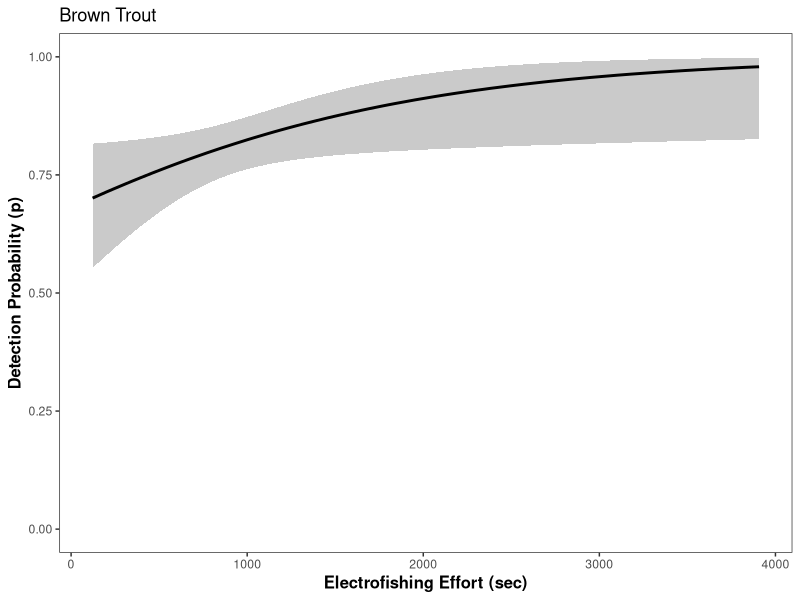
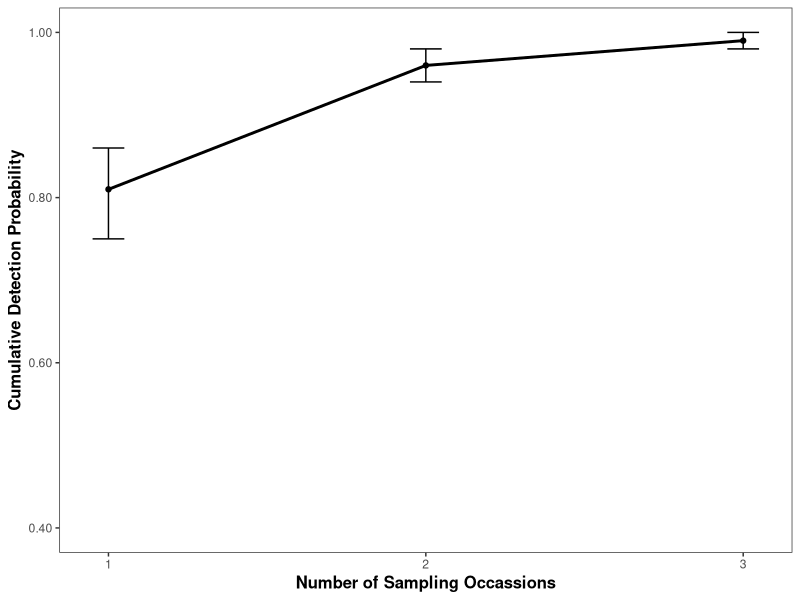
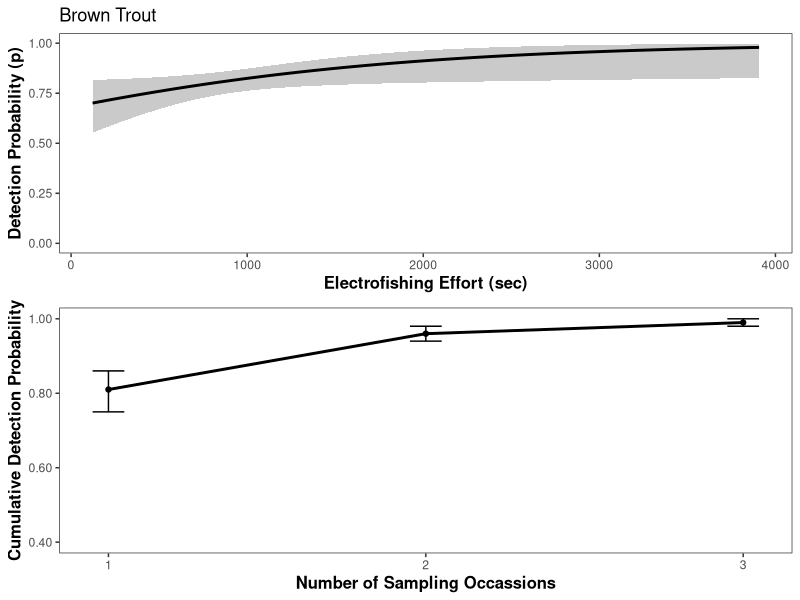
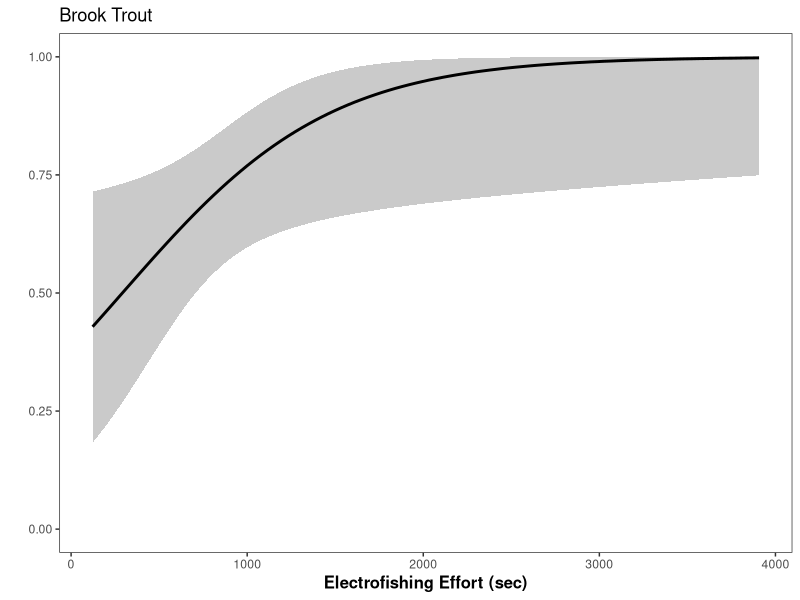
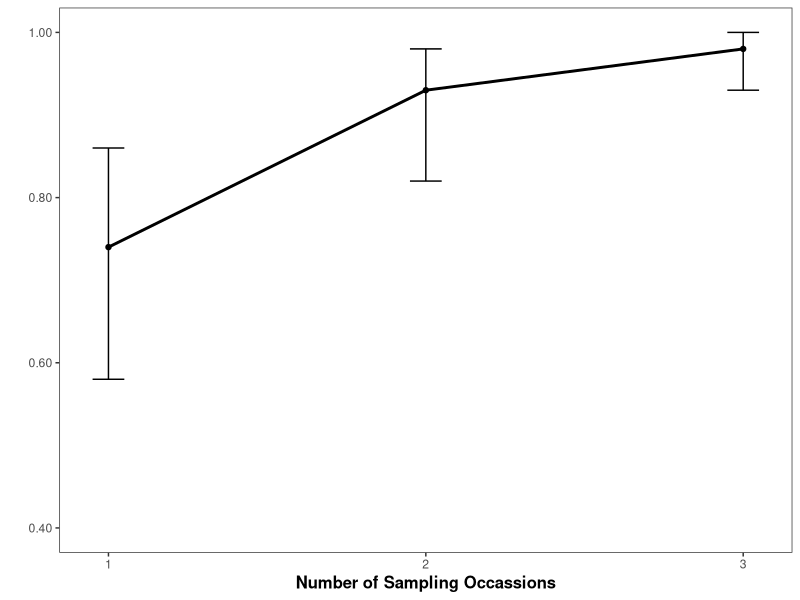
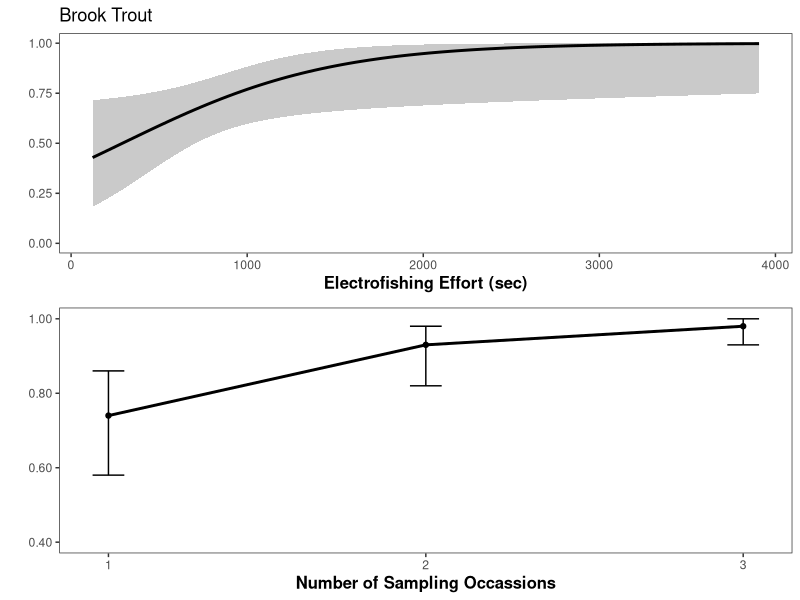
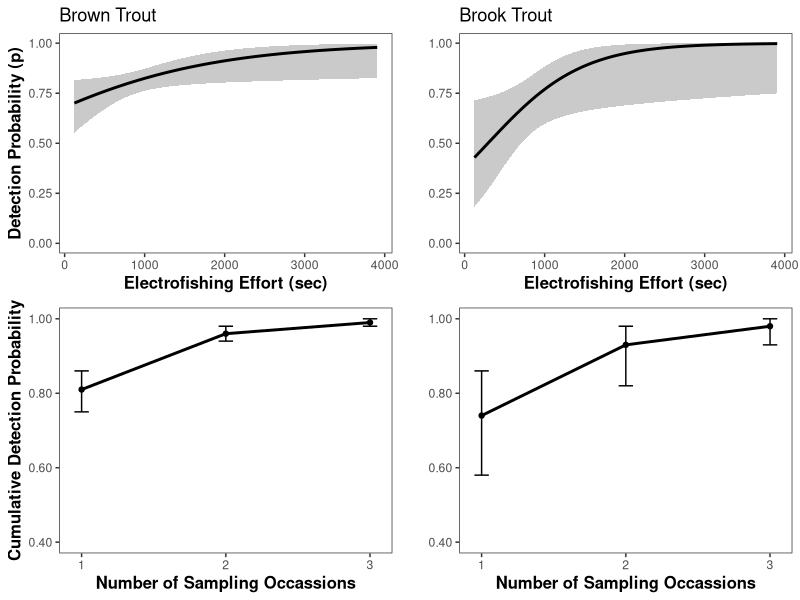
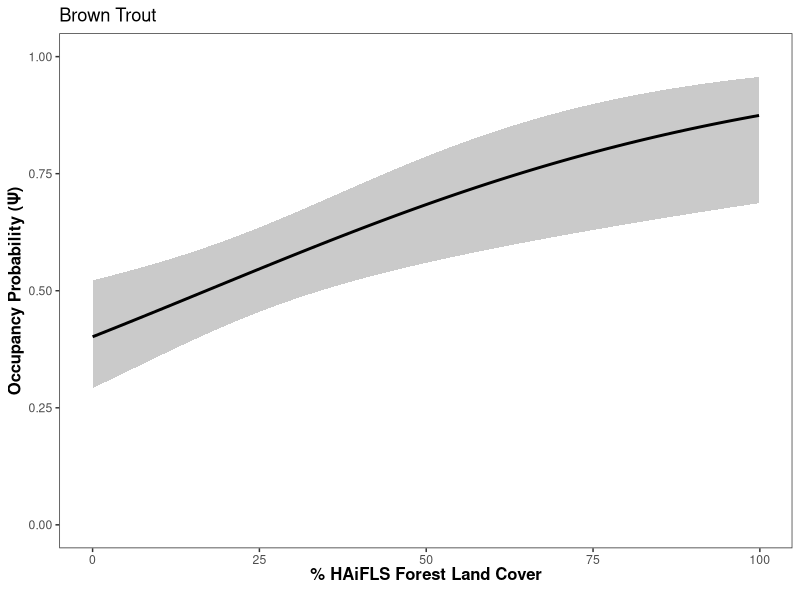

Write R code to recreate these figures, in order. (Note: this script raises an error after producing the figures.)
## occupancy graphics 

library(tidyverse)
library(cowplot)

#Brown Trout Detection Probability
effort.preds <- read.csv("Data/Thesis/BRT_p_effort_preds.csv", header = T)

brt.p <- ggplot(data=effort.preds, aes(x=Effort_sec))+
  geom_ribbon(aes(ymin=lcl, ymax=ucl), fill="grey70", alpha=0.7)+
  geom_line(aes(y=estimate), size=1, color="black")+
  labs(x="Electrofishing Effort (sec)",
       y="Detection Probability (p)")+
  scale_y_continuous(limits = c(0,1), breaks = c(0.00,0.25,0.50,0.75,1.00), labels = c("0.00","0.25","0.50","0.75","1.00"))+
  theme_bw()+
  theme(panel.grid = element_blank())+
  theme(axis.title = element_text(face = "bold", size = 12))+
  ggtitle("Brown Trout")
brt.p

#Brown Trout Cumulative Detection Probability
brt_cdp <- data.frame(reach = 1:3, p = c(0.81,0.96,0.99), lcl = c(0.75,0.94,0.98),
                      ucl = c(0.86,0.98,1.00))

brt.cdp <- 
ggplot(data = brt_cdp, aes(x=reach))+
  geom_errorbar(aes(ymin=lcl, ymax=ucl), colour="black", width=.1) +
  geom_line(aes(y=p), size=1, color="black")+
  geom_point(aes(y=p))+
  labs(x="Number of Sampling Occassions",
       y="Cumulative Detection Probability")+
  scale_y_continuous(limits = c(0.4,1), breaks = c(0.40,0.60,0.80,1.00), labels = c("0.40","0.60","0.80","1.00"))+
  scale_x_continuous(breaks = c(1,2,3), labels = c("1","2","3"))+
  theme_bw()+
  theme(panel.grid = element_blank())+
  theme(axis.title = element_text(face = "bold", size = 12))
brt.cdp

#Brown Trout combination figure
brt.cow <- plot_grid(brt.p, brt.cdp, ncol = 1)
brt.cow

#-----

#Brook Trout Detection Probability
effort.bkt <- read.csv("Data/Thesis/Tidy/P_predictions_effort.csv", header = T)
names(effort.bkt)

bkt.p <- ggplot(data=effort.bkt, aes(x=Effort_sec))+
  geom_ribbon(aes(ymin=lcl, ymax=ucl), fill="grey70", alpha=0.7)+
  geom_line(aes(y=estimate), size=1, color="black")+
  labs(x="Electrofishing Effort (sec)",
       y="")+
  scale_y_continuous(limits = c(0,1), breaks = c(0.00,0.25,0.50,0.75,1.00), labels = c("0.00","0.25","0.50","0.75","1.00"))+
  theme_bw()+
  theme(panel.grid = element_blank())+
  theme(axis.title = element_text(face = "bold", size = 12))+
  ggtitle("Brook Trout")
bkt.p

#Brook Trout Cumulative Detection Probability
bkt_cdp <- data.frame(reach = 1:3, p = c(0.74,0.93,0.98), lcl = c(0.58,0.82,0.93),
                      ucl = c(0.86,0.98,1.00))

bkt.cdp <- 
  ggplot(data = bkt_cdp, aes(x=reach))+
  geom_errorbar(aes(ymin=lcl, ymax=ucl), colour="black", width=.1) +
  geom_line(aes(y=p), size=1, color="black")+
  geom_point(aes(y=p))+
  labs(x="Number of Sampling Occassions",
       y="")+
  scale_y_continuous(limits = c(0.4,1), breaks = c(0.40,0.60,0.80,1.00), labels = c("0.40","0.60","0.80","1.00"))+
  scale_x_continuous(breaks = c(1,2,3), labels = c("1","2","3"))+
  theme_bw()+
  theme(panel.grid = element_blank())+
  theme(axis.title = element_text(face = "bold", size = 12))
bkt.cdp

#Brook Trout combination figure
bkt.cow <- plot_grid(bkt.p, bkt.cdp, ncol = 1)
bkt.cow


#combination figure
dprob <- plot_grid(brt.cow, bkt.cow, ncol = 2)
dprob


# save final figure
ggsave("DetProb_4_16_2020.png",
       dpi = 600)





#-----
#Occupancy figures at the catchment-scale
#-----

#brown trout
###########################################################################
#predict across range of observed values (HAiFLS_for, Area_km2, Cross_Cat)
##########################################################################

#predictions of Psi for full range of HAiFLS_for and mean values of other covars
cat.for.preds <- read.csv("Data/Thesis/Tidy/BRT_cat_for_preds.csv", header = T)

ap <- 
  ggplot(data=cat.for.preds, aes(x=HAiFLS_for))+
  geom_ribbon(aes(ymin=lcl, ymax=ucl), fill="grey70", alpha=0.7)+
  geom_line(aes(y=estimate), size=1, color="black")+
  labs(x= "% HAiFLS Forest Land Cover",
       y="Occupancy Probability (Ψ)")+
  theme_bw()+
  theme(panel.grid = element_blank())+
  scale_y_continuous(limits = c(0.00,1.00),
                     breaks = c(0.00, 0.25, 0.50, 0.75, 1.00),
                     labels = c("0.00", "0.25", "0.50", "0.75", "1.00"))+
  theme(axis.title = element_text(size = 12, face = "bold"))+
  theme(axis.title.x = element_text(margin = margin(b = 6)))+
  ggtitle("Brown Trout")
ap



#predictions of Psi for full range of Area_km2 and mean values of other covars
cat.area.preds <- read.csv("Data/Thesis/Tidy/BRT_cat_area_preds.csv", header = T)

bp <- 
  ggplot(data=cat.area.preds, aes(x=Area_km2))+
  geom_ribbon(aes(ymin=lcl, ymax=ucl), fill="grey70", alpha=0.7)+
  geom_line(aes(y=estimate), size=1, color="black")+
  labs(x= bquote(bold('Upstream Catchment Area' ~(km^2))),
       y="Occupancy Probability (Ψ)")+
  theme_bw()+
  theme(panel.grid = element_blank())+
  scale_y_continuous(limits = c(0.00,1.00),
                     breaks = c(0.00, 0.25, 0.50, 0.75, 1.00),
                     labels = c("0.00", "0.25", "0.50", "0.75", "1.00"))+
  theme(axis.title = element_text(size = 12, face = "bold"))+
  theme(axis.title.x = element_text(margin = margin(b = 0.1)))
bp

brt_grid <- plot_grid(ap, bp, ncol = 1)
#-----

#brook trout
Psi.for_Cat <- read_csv("Data/Thesis/Tidy/BKT_Catchment_Model_Predictions.csv", col_names = T)

cp <- ggplot(data=Psi.for_Cat, aes(x=covdata))+
  geom_ribbon(aes(ymin=lcl, ymax=ucl), fill="grey70", alpha=0.7)+
  geom_line(aes(y=estimate), size=1, color="black")+
  labs(x="% HAiFLS Forest Land Cover",
       y="")+
  theme_bw()+
  theme(panel.grid = element_blank())+
  scale_y_continuous(limits = c(0,1),
                     breaks = c(0.00, 0.25, 0.50, 0.75, 1.00),
                     labels = c("0.00", "0.25", "0.50", "0.75", "1.00"))+
  theme(axis.title = element_text(size = 12, face = "bold"))+
  ggtitle("Brook Trout")


# save final figure
plot_grid(ap, cp, bp, ncol = 2)
ggsave("trout_psi_catchment_scale.png", dpi = 600)
###############################################################################
pred.temps <- read.csv("Data/Thesis/Tidy/Psi_predictions_avgT.csv", header=T)
pred.bare <- read.csv("Data/Thesis/Tidy/Psi_predictions_BrBnk.csv", header=T)
pred.pool <- read.csv("Data/Thesis/Tidy/Psi_predictions_pctpool.csv", header = T)


#Make ggplot for predicted occupancy probabilies 
Psi1 <- ggplot(data = pred.temps, aes(x=estimates.avgT))+
  geom_ribbon(aes(ymin=estimates.lcl, ymax=estimates.ucl), fill="grey70", alpha=0.7)+
  geom_line(aes(y=estimates.estimate), colour="black", size=1)+
  scale_y_continuous(limits = c(0,1), breaks = c(0.00,0.25,0.50,0.75,1.00))+
  labs(x="Average Summer Stream Temperature (°C)",
       y="Occupancy Probability (Ψ)")+
  theme_bw()+
  theme(axis.title = element_text(face = "bold", size = 12))+
  theme(panel.grid = element_blank())+
  theme(strip.text.x = element_text(size=10,face = "bold"))
Psi1


###############################################################################

Psi2 <- ggplot(data = pred.bare, aes(x=estimates.BrBnk))+
  geom_ribbon(aes(ymin=estimates.lcl, ymax=estimates.ucl), fill="grey70", alpha=0.7)+
  geom_line(aes(y=estimates.estimate), colour="black", size=1)+
  scale_y_continuous(limits = c(0,1), breaks = c(0.00, 0.25, 0.50, 0.75, 1.00),
                     labels = c("0.00","0.25","0.50","0.75","1.00"))+
  labs(x="Bare Bank Index",
       y=NULL)+
  theme_bw()+
  theme(axis.title = element_text(face = "bold", size = 12))+
  theme(panel.grid = element_blank())+
  theme(strip.text.x = element_text(size=10,face = "bold"))
Psi2

###############################################################################

Psi3 <- ggplot(data = pred.pool, aes(x=estimates.pctpool))+
  geom_ribbon(aes(ymin=estimates.lcl, ymax=estimates.ucl), fill="grey70", alpha=0.7)+
  geom_line(aes(y=estimates.estimate), colour="black", size=1)+
  scale_y_continuous(limits = c(0,1), breaks = c(0.00,0.25,0.50,0.75,1.00))+
  labs(x="Percent Pool Macrohabitat",
       y=NULL)+
  theme_bw()+
  theme(axis.title = element_text(face = "bold", size = 12))+
  theme(panel.grid = element_blank())+
  theme(strip.text.x = element_text(size=10,face = "bold"))
Psi3

#cowplot
plot_grid(Psi1,Psi3,Psi2, align = "h", labels = c(NA,NA,NA), nrow = 1)

ggsave("bkt_OccuProb_AvgT_Bnk_Pool.png",
       dpi = 600)


############################


####################################################
##     Psi predictions for Brown Trout CatMod     ## 
####################################################

#-----
#mFlow
#-----
flow.preds <- read.csv("Data/Thesis/Tidy/BRT_psi_flow_preds.csv", header = T)
a <- ggplot(data=flow.preds, aes(x=mFlow))+
  geom_ribbon(aes(ymin=lcl, ymax=ucl), fill="grey70", alpha=0.7)+
  geom_line(aes(y=estimate), size=1, color="black")+
  labs(x="Mean Flow Velocity (m/sec)",
       y=NULL)+
  theme_bw()+
  theme(panel.grid = element_blank())+
  theme(axis.title = element_text(face = "bold"))
a

#-----
#pctrun
#-----
run.preds <- read.csv("Data/Thesis/Tidy/BRT_psi_run_preds.csv", header = T)
b <- ggplot(data=run.preds, aes(x=pctrun))+
  geom_ribbon(aes(ymin=lcl, ymax=ucl), fill="grey70", alpha=0.7)+
  geom_line(aes(y=estimate), size=1, color="black")+
  labs(x="Proportion of Run Macrohabitat",
       y=NULL)+
  theme_bw()+
  theme(panel.grid = element_blank())+
  theme(axis.title = element_text(face = "bold"))
b

#-----
#pctBrBnk
#-----
bare.preds <- read.csv("Data/Thesis/Tidy/BRT_psi_bare_preds.csv", header = T)
e <- ggplot(data=bare.preds, aes(x=pctBrBnk))+
  geom_ribbon(aes(ymin=lcl, ymax=ucl), fill="grey70", alpha=0.7)+
  geom_line(aes(y=estimate), size=1, color="black")+
  labs(x="Bare Bank Index",
       y=NULL)+
  theme_bw()+
  theme(panel.grid = element_blank())+
  theme(axis.title = element_text(face = "bold"))+
  scale_y_continuous(limits = c(0,1),
                     breaks = c(0,0.25,0.50,0.75,1),
                     labels = c("0.00","0.25","0.50","0.75","1.00"))
e
#-----
#HAiFLS_for
#-----
for.preds <- read.csv("Data/Thesis/Tidy/BRT_psi_for_preds.csv", header = T)
c <- ggplot(data=for.preds, aes(x=HAiFLS_for))+
  geom_ribbon(aes(ymin=for.preds$lcl, ymax=ucl), fill="grey70", alpha=0.7)+
  geom_line(aes(y=estimate), size=1, color="black")+
  scale_y_continuous(limits = c(0,1), breaks = c(0,0.25,0.50,0.75,1.00), labels = c("0.00","0.25","0.50","0.75","1.00"))+
  labs(x="% HAiFLS Forest Land Cover",
       y=NULL)+
  theme_bw()+
  theme(panel.grid = element_blank())+
  theme(axis.title = element_text(face = "bold"))
c


#-----
#Area_km2
#-----
area.preds <- read.csv("Data/Thesis/Tidy/BRT_psi_area_preds.csv", header=T)
d <- ggplot(data=area.preds, aes(x=Area_km2))+
  geom_ribbon(aes(ymin=lcl, ymax=ucl), fill="grey70", alpha=0.7)+
  geom_line(aes(y=estimate), size=1, color="black")+
  scale_y_continuous(limits = c(0,1), breaks = c(0,0.25,0.50,0.75,1.00), labels = c("0.00","0.25","0.50","0.75","1.00"))+
  labs(x="Upstream Catchment Area (km^2)",
       y=NULL)+
  theme_bw()+
  theme(panel.grid = element_blank())+
  theme(axis.title = element_text(face = "bold"))
d

#cowplot
vert <- plot_grid(a,b,e,c,d, labels = NULL, ncol = 1)

#create common y axis label
library(gridExtra)
library(grid)
y.grob <- textGrob("Occupancy Probability (Ψ)", 
                   gp=gpar(fontface="bold", col="black", fontsize=14), rot=90)
#add to plot
f <- grid.arrange(arrangeGrob(vert, left = y.grob))


ggsave("brt_occupancy_all_2020.png", plot=f, dpi = 600)





































